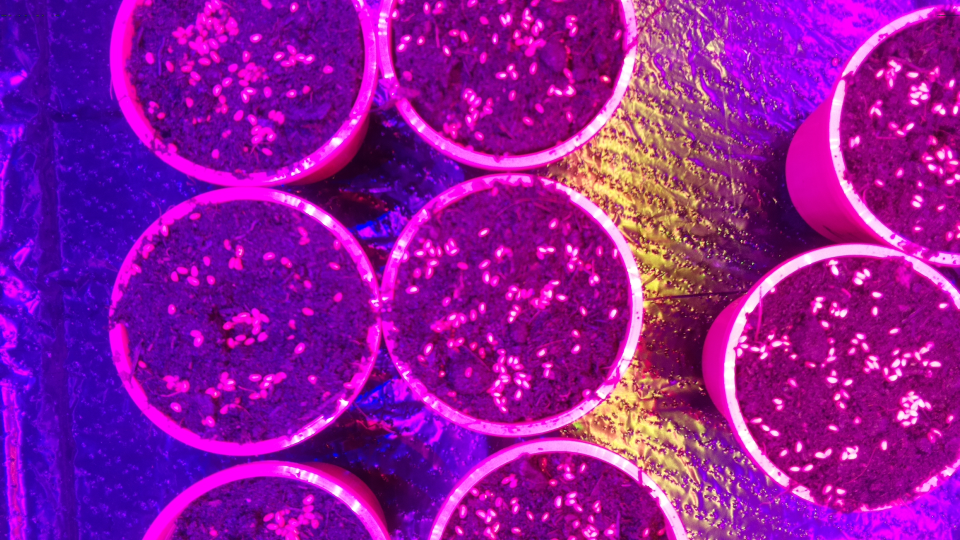
#> input picture NDVI/Data/Bilder_ersterLauf/Beispielaufnahme_NDVI.jpg, 1920 x 1080 px, found by its file name (shown at 1/2 size); its folder holds only this picture in this run
$ python leaf_growth.py
#> lines starting #> are read from the running program, lines starting #| are printed output that depends on the picture; after the words box and inside, x2 and y2 are one past the last pixel; in counts of white or black regions, pixels touching at a corner belong together
#> further down, original is the input picture: shape (1080, 1920, 3); mean B, G, R 157.4, 21.9, 144.2
import os
import cv2
import numpy as np


def colorcounter(image):
    ranges = {
        "rot": ([0, 0, 128], [60, 60, 255]),
        "grün": ([0, 190, 210], [128, 255, 255]),
        'blau': ([0, 0, 0], [255, 0,0]),
        'all':  ([[0, 0, 0], [255, 255,255]])
    }
    pixel_count=[0,0,0,0]
    n = 0
    for color, (lower_range, upper_range) in ranges.items():
                mask = cv2.inRange(image, np.array(lower_range), np.array(upper_range))
                pixel_count [n]= np.sum(mask)
                n=n+1
#> this loop made 4 passes
#> pass 1, in colorcounter, `mask = cv2.inRange(image, np.array(lower_range), np.array(upper_range))`:
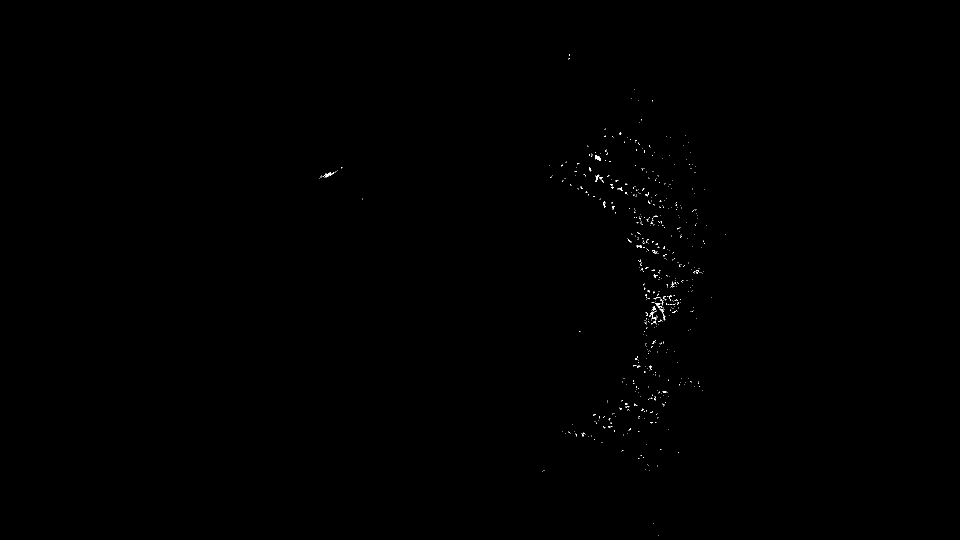
#> mask: shape (1080, 1920) (shown at 1/2 size); 0.12% white in thin lines or dots, all inside (x1, y1, x2, y2) = (638, 108, 1452, 1072)
#> pass 2, in colorcounter, `mask = cv2.inRange(image, np.array(lower_range), np.array(upper_range))`:
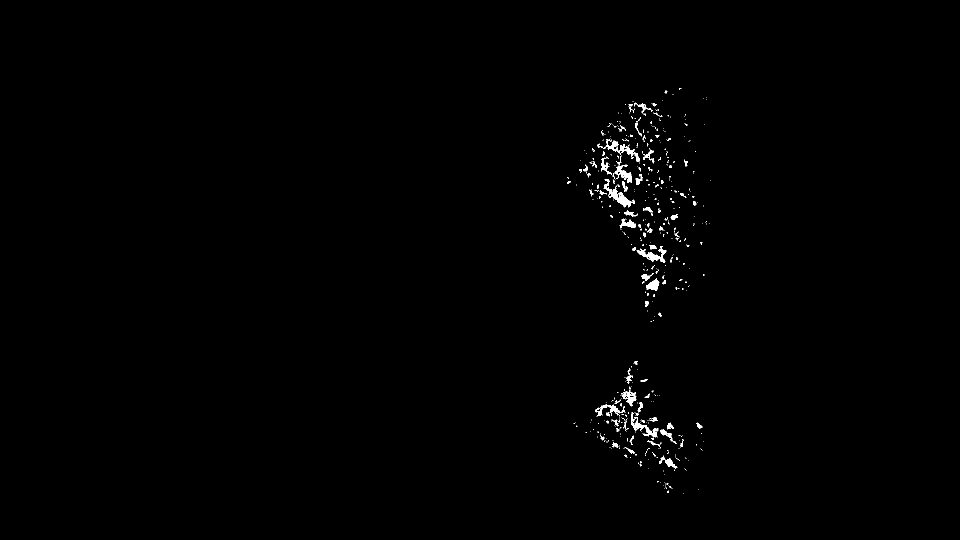
#> mask: shape (1080, 1920) (shown at 1/2 size); 0.54% white; 499 white regions (420 under 20 px), largest, box (x1, y1, x2, y2) and area: (1207, 365, 1270, 415) 806, (1195, 278, 1279, 324) 729, (1262, 824, 1317, 875) 665
#> pass 3, in colorcounter, `mask = cv2.inRange(image, np.array(lower_range), np.array(upper_range))`:
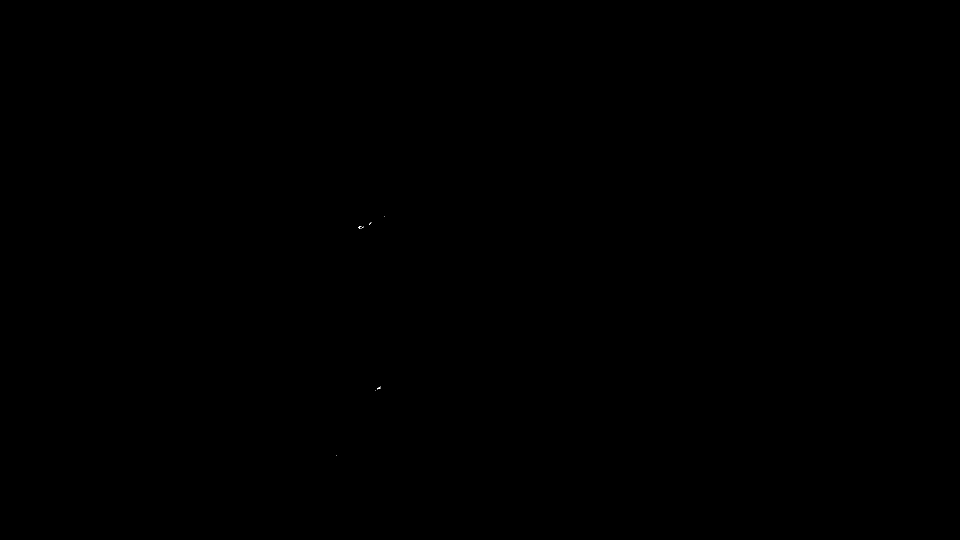
#> mask: shape (1080, 1920) (shown at 1/2 size); 0% white in thin lines or dots, all inside (x1, y1, x2, y2) = (672, 432, 769, 911)
#> after the loop, n = 4; pixel_count = [626790, 2834070, 11730, 528768000]
        #print(pixel_count)

    return pixel_count
def percentCol(pC):
    ppC= [0,0,0]
#> ppC = [0, 0, 0]
    ppC=[pC[0],pC[1],pC[2]]/((pC[0]+pC[1]+pC[2]))*100
#> ppC = [18.05, 81.61, 0.338]
    return ppC

def bilddateien_auslesen(ordner_pfad):
    bilddateien = []
    erlaubte_dateiendungen = (".jpg", ".jpeg", ".png", ".gif")

    for datei in os.listdir(ordner_pfad):
        datei_pfad = os.path.join(ordner_pfad, datei)
        if os.path.isfile(datei_pfad) and datei.lower().endswith(erlaubte_dateiendungen):
            bilddateien.append(datei_pfad)

    return bilddateien
# import
mein_ordner = "NDVI/Data/Bilder_ersterLauf"
#mein_ordner = "NDVI/Data/Bilder_zweiterLauf"

alle_bilder = bilddateien_auslesen(mein_ordner)

# output  ad math
daten = [0,0,0]
n=0
daten_Mat=np.zeros((85,3))
for bild in alle_bilder:
    original = cv2.imread(bild)
    daten = (percentCol(colorcounter(original)))
#> daten = [18.05, 81.61, 0.338]
    daten_Mat[n][0] = daten[0]
    daten_Mat[n][1] = daten[1]
    daten_Mat[n][2] = daten[2]
    n = n+1
np.savetxt("Auswertung.csv", daten_Mat, delimiter=";")

print("fertig")
